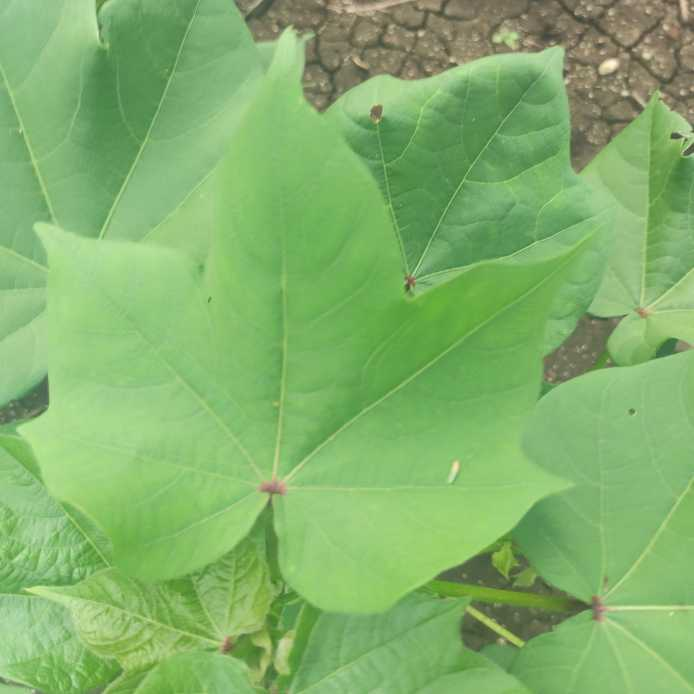
#> input picture projects/00_tih_foundation_weeks_dec2025/Week 2/Day 2/data_low_quality/test/fresh cotton leaf/d (198)_iaip.jpg, 694 x 694 px; its folder holds only this picture in this run
$ python -i augmentation.py   (imports and definitions only)
#> lines starting #> are read from the running program, lines starting #| are printed output that depends on the picture
#> further down, picture is the input picture: shape (694, 694, 3); mean B, G, R 107.4, 177.8, 130
"""
augmentation.py

Image augmentation utilities for training data:
- Basic augmentations:
  - Flip (horizontal / vertical)
  - Rotate
  - Crop
  - Zoom
  - Shift
- Optional augmentations:
  - Brightness / contrast adjustment
  - Sharpening
  - Gaussian noise
  - CLAHE (contrast enhancement)
"""

import cv2
import numpy as np
from pathlib import Path
from typing import Tuple, List, Callable, Optional
import random


# --------- BASIC AUGMENTATIONS --------- #

def random_horizontal_flip(img: np.ndarray, p: float = 0.5) -> np.ndarray:
    if random.random() < p:
        return cv2.flip(img, 1)
    return img


def random_vertical_flip(img: np.ndarray, p: float = 0.1) -> np.ndarray:
    if random.random() < p:
        return cv2.flip(img, 0)
    return img


def random_rotate(
    img: np.ndarray, angle_range: Tuple[int, int] = (-15, 15), p: float = 0.7
) -> np.ndarray:
#> called with angle_range = (-15, 15), p = 0.7
    if random.random() > p:
        return img

    h, w = img.shape[:2]
#> h = 694; w = 694
    angle = random.uniform(angle_range[0], angle_range[1])
    center = (w // 2, h // 2)
#> center = (347, 347)
    M = cv2.getRotationMatrix2D(center, angle, 1.0)
    rotated = cv2.warpAffine(
        img,
        M,
        (w, h),
        flags=cv2.INTER_LINEAR,
        borderMode=cv2.BORDER_REFLECT_101,
    )
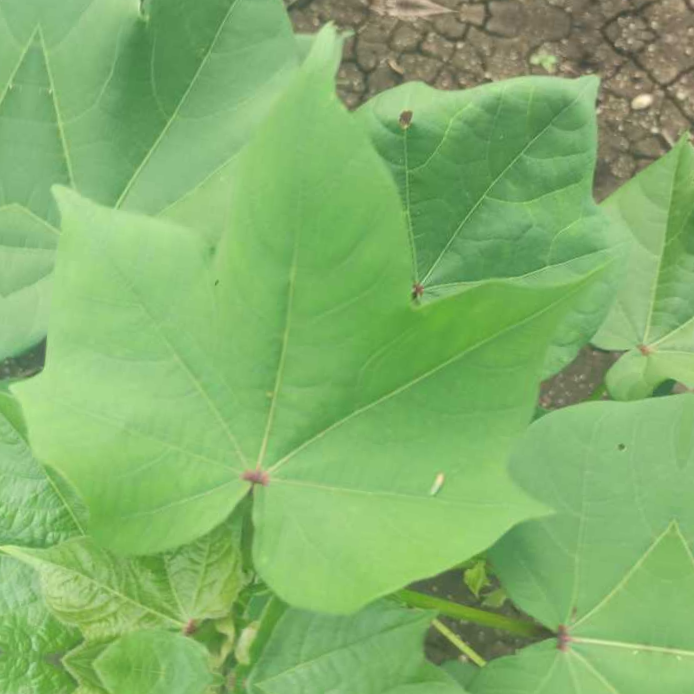
#> rotated: shape (694, 694, 3); mean B, G, R 106.8, 177.4, 129.7
    return rotated


def random_shift(
    img: np.ndarray,
    shift_ratio: Tuple[float, float] = (0.1, 0.1),
    p: float = 0.5,
) -> np.ndarray:
    if random.random() > p:
        return img

    h, w = img.shape[:2]
    max_dx = shift_ratio[0] * w
    max_dy = shift_ratio[1] * h

    dx = random.uniform(-max_dx, max_dx)
    dy = random.uniform(-max_dy, max_dy)

    M = np.float32([[1, 0, dx], [0, 1, dy]])
    shifted = cv2.warpAffine(
        img,
        M,
        (w, h),
        borderMode=cv2.BORDER_REFLECT_101,
    )
    return shifted


def random_zoom(
    img: np.ndarray,
    zoom_range: Tuple[float, float] = (0.9, 1.1),
    p: float = 0.5,
) -> np.ndarray:
#> called with zoom_range = (0.9, 1.1), p = 0.5
    if random.random() > p:
        return img

    h, w = img.shape[:2]
#> h = 694; w = 694
    zoom_factor = random.uniform(zoom_range[0], zoom_range[1])

    # Zoom in: crop center and resize
    if zoom_factor > 1.0:
        new_h = int(h / zoom_factor)
#> new_h = 656
        new_w = int(w / zoom_factor)
#> new_w = 656
        y1 = (h - new_h) // 2
#> y1 = 19
        x1 = (w - new_w) // 2
#> x1 = 19
        cropped = img[y1 : y1 + new_h, x1 : x1 + new_w]
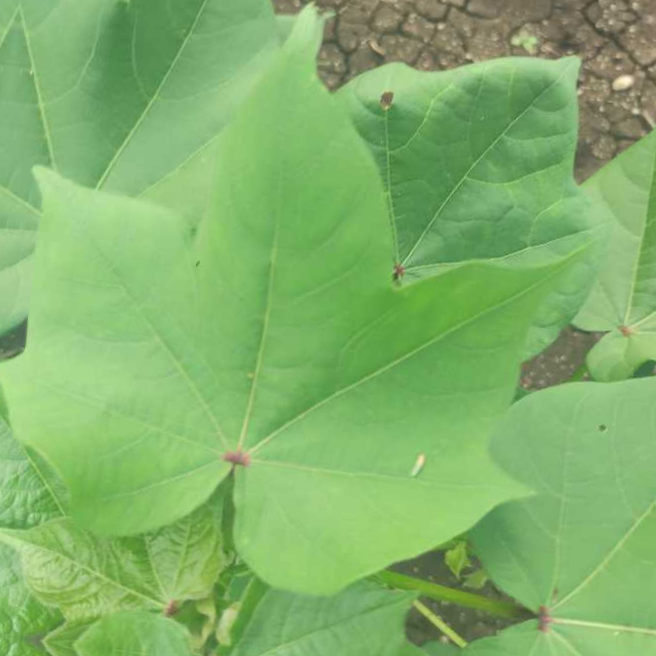
#> cropped: shape (656, 656, 3); mean B, G, R 106.5, 178.1, 129.3
        zoomed = cv2.resize(cropped, (w, h), interpolation=cv2.INTER_LINEAR)
    else:
        # Zoom out: resize smaller and pad
        new_h = int(h * zoom_factor)
        new_w = int(w * zoom_factor)
        resized = cv2.resize(img, (new_w, new_h), interpolation=cv2.INTER_LINEAR)
        top = (h - new_h) // 2
        bottom = h - new_h - top
        left = (w - new_w) // 2
        right = w - new_w - left
        zoomed = cv2.copyMakeBorder(
            resized,
            top,
            bottom,
            left,
            right,
            borderType=cv2.BORDER_REFLECT_101,
        )
    return zoomed


def random_crop(
    img: np.ndarray,
    crop_size: Optional[Tuple[int, int]] = None,
    scale_range: Tuple[float, float] = (0.8, 1.0),
    p: float = 0.5,
) -> np.ndarray:
#> called with scale_range = (0.8, 1), p = 0.5
    if random.random() > p:
        return img

    h, w = img.shape[:2]
#> h = 694; w = 694

    if crop_size is not None:
        ch, cw = crop_size
        if ch > h or cw > w:
            return img
    else:
        scale = random.uniform(scale_range[0], scale_range[1])
        ch = int(h * scale)
#> ch = 621
        cw = int(w * scale)
#> cw = 621

    if ch == h and cw == w:
        return img

    y1 = random.randint(0, h - ch)
#> y1 = 27
    x1 = random.randint(0, w - cw)

    cropped = img[y1 : y1 + ch, x1 : x1 + cw]
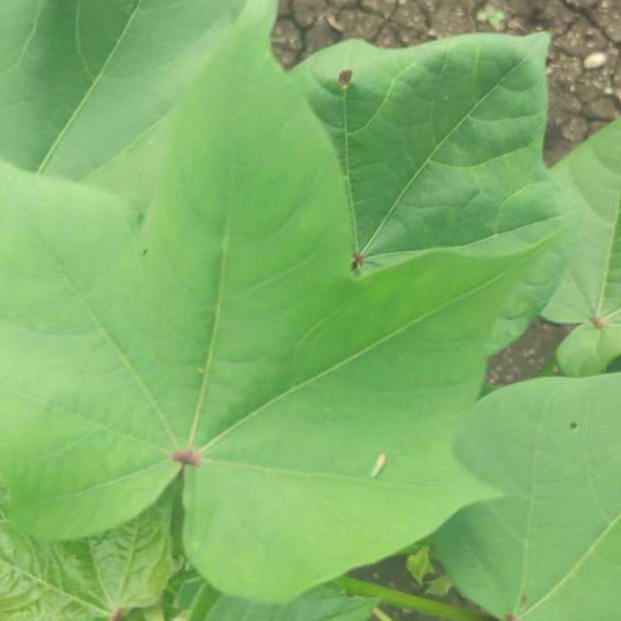
#> cropped: shape (621, 621, 3); mean B, G, R 105.4, 178.7, 128.1
    resized = cv2.resize(cropped, (w, h), interpolation=cv2.INTER_LINEAR)
    return resized


# --------- OPTIONAL PART, EXTRA AUGMENTATIONS... --------- #

def random_brightness_contrast(
    img: np.ndarray,
    brightness_range: Tuple[int, int] = (-30, 30),
    contrast_range: Tuple[float, float] = (0.8, 1.2),
    p: float = 0.5,
) -> np.ndarray:
#> called with brightness_range = (-30, 30), contrast_range = (0.8, 1.2), p = 0.5
    if random.random() > p:
        return img

    brightness = random.randint(brightness_range[0], brightness_range[1])
    contrast = random.uniform(contrast_range[0], contrast_range[1])

    img_float = img.astype(np.float32)
    img_bc = img_float * contrast + brightness
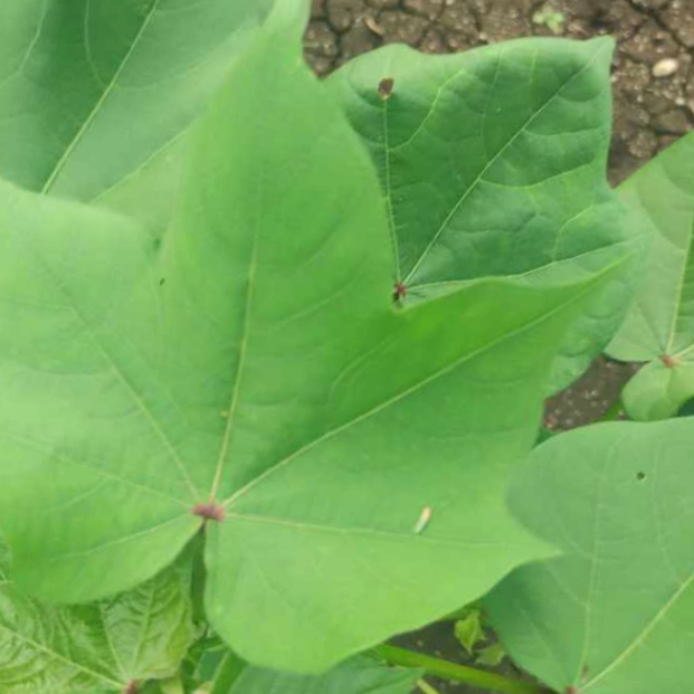
#> img_bc: shape (694, 694, 3) float32; mean B, G, R 94.1, 174.8, 119.1; drawn with min black and max white
    img_bc = np.clip(img_bc, 0, 255).astype(np.uint8)
    return img_bc


def sharpen_image(img: np.ndarray, p: float = 0.3) -> np.ndarray:
    if random.random() > p:
        return img

    kernel = np.array(
        [[0, -1, 0], [-1, 5, -1], [0, -1, 0]],
        dtype=np.float32,
    )
    sharpened = cv2.filter2D(img, -1, kernel)
    return sharpened


def add_gaussian_noise(
    img: np.ndarray,
    mean: float = 0.0,
    std: float = 10.0,
    p: float = 0.3,
) -> np.ndarray:
#> called with mean = 0, std = 10, p = 0.3
    if random.random() > p:
        return img

    noise = np.random.normal(mean, std, img.shape).astype(np.float32)
    img_float = img.astype(np.float32)
    noisy = img_float + noise
    noisy = np.clip(noisy, 0, 255).astype(np.uint8)
    return noisy


def apply_clahe(
    img: np.ndarray,
    clip_limit: float = 2.0,
    tile_grid_size: Tuple[int, int] = (8, 8),
    p: float = 0.3,
) -> np.ndarray:
    if random.random() > p:
        return img

    lab = cv2.cvtColor(img, cv2.COLOR_BGR2LAB)
    l, a, b = cv2.split(lab)
    clahe = cv2.createCLAHE(clipLimit=clip_limit, tileGridSize=tile_grid_size)
    cl = clahe.apply(l)
    merged = cv2.merge((cl, a, b))
    enhanced = cv2.cvtColor(merged, cv2.COLOR_LAB2BGR)
    return enhanced


# --------- PIPELINE + DATASET AUGMENTATION --------- #

def augment_image_pipeline(img: np.ndarray) -> np.ndarray:
    """
    Define a pipeline of augmentations to apply to one image.
    You can tweak the order and probabilities above.
    """
    img = random_horizontal_flip(img, p=0.5)
    img = random_vertical_flip(img, p=0.1)
    img = random_rotate(img, angle_range=(-15, 15), p=0.7)
    img = random_shift(img, shift_ratio=(0.1, 0.1), p=0.5)
    img = random_zoom(img, zoom_range=(0.9, 1.1), p=0.5)
    img = random_crop(img, scale_range=(0.8, 1.0), p=0.5)

    # Optional / extra techniques:
    img = random_brightness_contrast(img, p=0.5)
    img = sharpen_image(img, p=0.3)
    img = add_gaussian_noise(img, p=0.3)
    img = apply_clahe(img, p=0.3)

    return img


def load_image(path: Path) -> np.ndarray:
    img = cv2.imread(str(path))
    if img is None:
        raise ValueError(f"Could not read image: {path}")
    return img


def save_image(path: Path, img: np.ndarray) -> None:
    path.parent.mkdir(parents=True, exist_ok=True)
    cv2.imwrite(str(path), img)


def augment_dataset(
    input_root: str = "data/train",
    output_root: str = "data/train_aug",
    augmentations_per_image: int = 2,
) -> None:

    input_root = Path(input_root)
    output_root = Path(output_root)

    exts = {".jpg", ".jpeg", ".png", ".bmp", ".tif", ".tiff"}
    image_paths = [p for p in input_root.rglob("*") if p.suffix.lower() in exts]

    print(f"[INFO] Found {len(image_paths)} images in {input_root}")

    for img_path in image_paths:
        try:
            img = load_image(img_path)
        except ValueError as e:
            print(f"[WARN] {e}")
            continue

        rel_path = img_path.relative_to(input_root)
        class_dir = rel_path.parent  # e.g. "0" or "cat"
        stem = img_path.stem  # filename without extension
        ext = img_path.suffix

        for i in range(augmentations_per_image):
            aug_img = augment_image_pipeline(img)
            out_path = output_root / class_dir / f"{stem}_aug{i}{ext}"
            save_image(out_path, aug_img)

    print(f"[INFO] Augmented images saved to {output_root}")

>>> import cv2
>>> picture = cv2.imread('data_low_quality/test/fresh cotton leaf/d (198)_iaip.jpg')
>>> result = augment_image_pipeline(picture)
